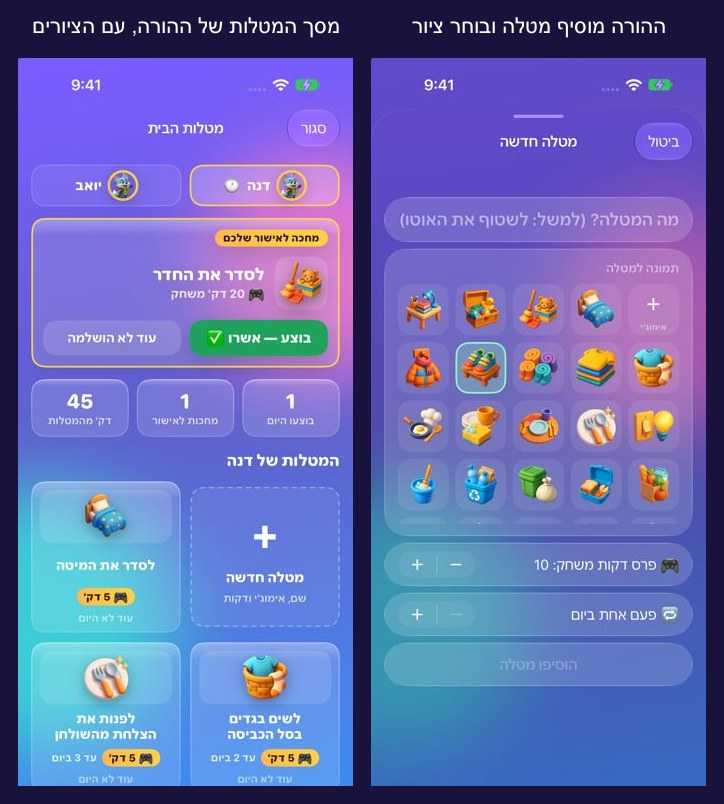
#> input picture reports/chores-picture-picker.jpg, 724 x 804 px
$ python -i remove_white_bg.py   (imports and definitions only)
#> lines starting #> are read from the running program, lines starting #| are printed output that depends on the picture; after the words box and inside, x2 and y2 are one past the last pixel; in counts of white or black regions, pixels touching at a corner belong together
"""Remove leftover white background from character PNGs (keeps the character's
own white, e.g. a panda's body). Flood-fills "background-like" pixels (already
transparent OR opaque near-white) that are connected to the image border.

Setup (one-time):
    python3 -m venv /tmp/rembgenv
    /tmp/rembgenv/bin/pip install numpy scipy pillow
Usage:
    /tmp/rembgenv/bin/python tools/remove_white_bg.py <in_dir> <out_dir>
"""
import os
import sys
import glob
import numpy as np
from PIL import Image
from scipy import ndimage


def clean(src, dst, white_thr=238, alpha_thr=30, halo_thr=224, halo_passes=3):
#> called with src = '../reports/chores-picture-picker.jpg', dst = 'out.png', white_thr = 238, alpha_thr = 30, halo_thr = 224, halo_passes = 3
    im = Image.open(src).convert("RGBA")
    arr = np.array(im)
    r, g, b, al = arr[..., 0], arr[..., 1], arr[..., 2], arr[..., 3]
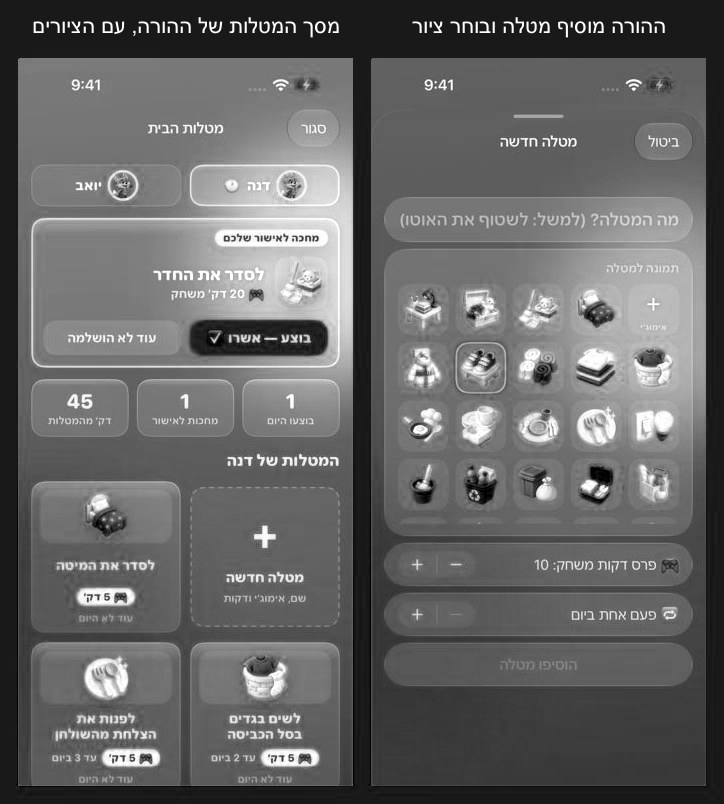
#> r: shape (804, 724); min 0, max 255, mean 102
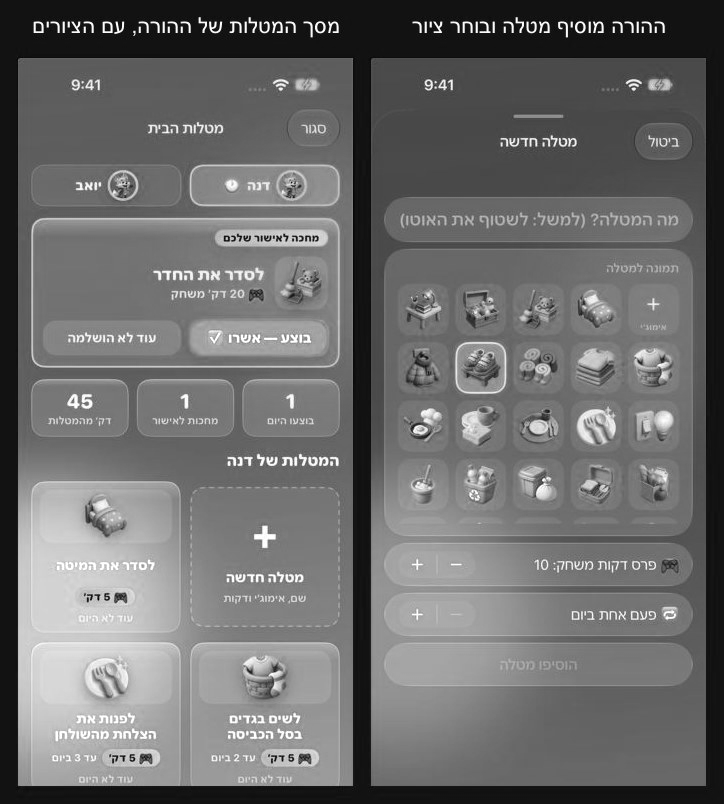
#> g: shape (804, 724); min 0, max 255, mean 108.3
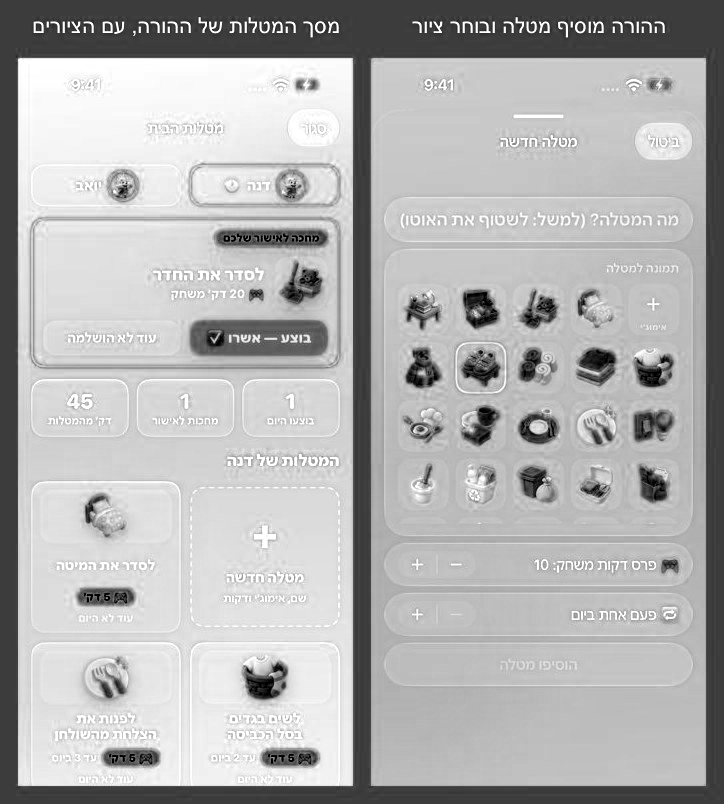
#> b: shape (804, 724); min 0, max 255, mean 178.2
#> al: shape (804, 724); every value is 255
    near_white = (r >= white_thr) & (g >= white_thr) & (b >= white_thr)
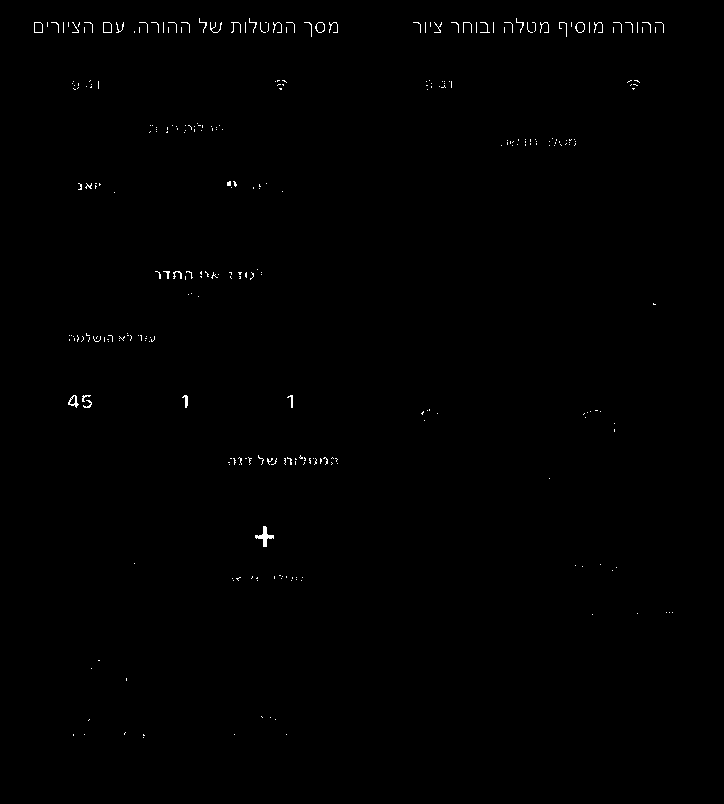
#> near_white: shape (804, 724) bool; 0.38% white in thin lines or dots, all inside (x1, y1, x2, y2) = (34, 18, 673, 738)
    # Step 1: flood-fill border-connected background (transparent OR opaque white).
    bg_like = (al < alpha_thr) | ((al >= alpha_thr) & near_white)
    lbl, _ = ndimage.label(bg_like)
#> lbl: shape (804, 724) int32; 472 distinct labels, from 0 to 471
    border = np.unique(np.concatenate([lbl[0, :], lbl[-1, :], lbl[:, 0], lbl[:, -1]]))
#> border = [0]
    border = border[border != 0]
#> border = empty array
    bgmask = np.isin(lbl, border)
#> bgmask: shape (804, 724) bool; every value is 0
    arr[..., 3] = np.where(bgmask, 0, arr[..., 3])

    # Step 2: de-halo. The anti-aliased edge leaves a thin grayish-white fringe
    # (rgb ~224+, near-neutral) that survives step 1. Peel any such pixel that
    # touches a transparent neighbour, a few pixels deep. Interior white (a
    # panda's body, a zebra) is never adjacent to transparency, so it stays.
    for _ in range(halo_passes):
        a = arr[..., 3]
        transparent = a < alpha_thr
        adj = ndimage.binary_dilation(transparent)  # pixels next to transparency
        rgb = arr[..., :3].astype(np.int16)
        rgbmin = rgb.min(axis=2)
        rgbmax = rgb.max(axis=2)
        fringe = adj & (~transparent) & (rgbmin >= halo_thr) & ((rgbmax - rgbmin) <= 22)
        arr[..., 3] = np.where(fringe, 0, arr[..., 3])
#> this loop made 3 passes
#> pass 1, in clean, `rgbmin = rgb.min(axis=2)`:
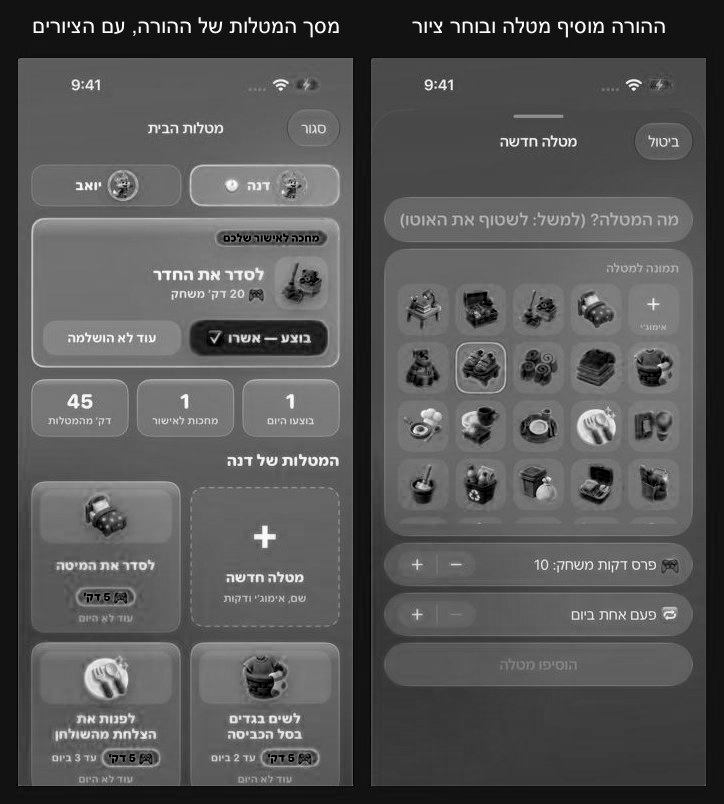
#> rgbmin: shape (804, 724) int16; min 0, max 255, mean 86.1
#> pass 1, in clean, `rgbmax = rgb.max(axis=2)`:
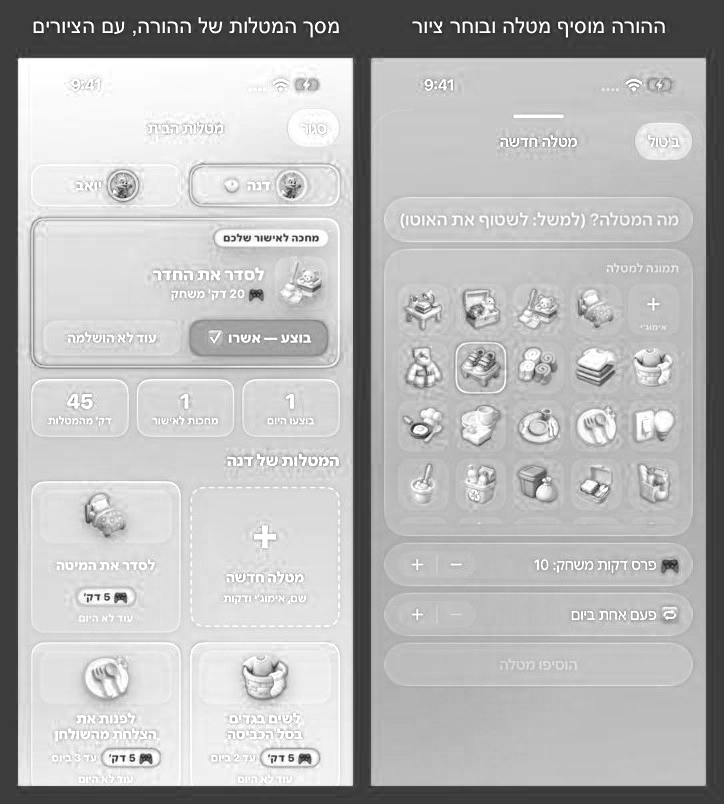
#> rgbmax: shape (804, 724) int16; min 22, max 255, mean 183.6

    Image.fromarray(arr).save(dst)
    print("cleaned", os.path.basename(dst))


# [5 lines not run here, left out]

>>> result = clean('../reports/chores-picture-picker.jpg', 'out.png')

$ run again, on reports/android-sasha-all.jpg
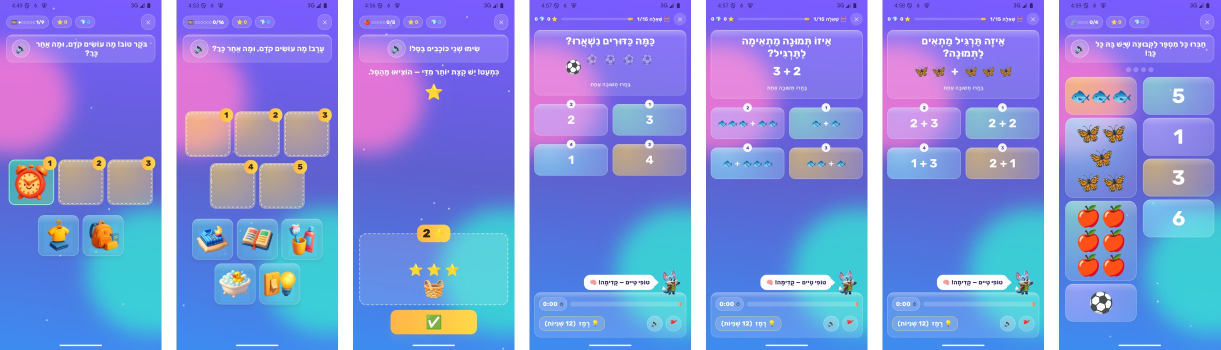
#> input picture reports/android-sasha-all.jpg, 2441 x 700 px (shown at 1/2 size)
#> al: shape (700, 2441); every value is 255
#> near_white: shape (700, 2441) bool; 8.5% white; 578 white regions (408 under 20 px), largest, box (x1, y1, x2, y2) and area: (1382, 0, 1412, 700) 20756, (2088, 0, 2118, 700) 20735, (676, 0, 706, 700) 20732
#> in clean, `lbl, _ = ndimage.label(bg_like)`:
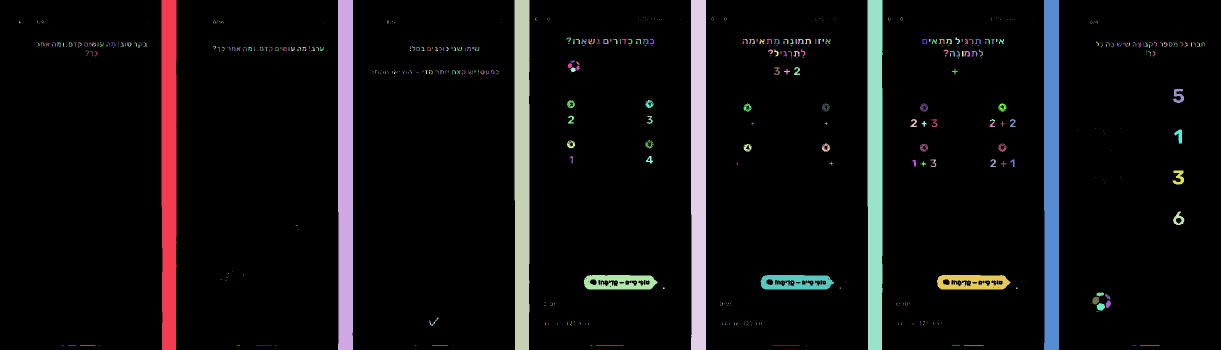
#> lbl: shape (700, 2441) int32 (shown at 1/2 size); 722 distinct labels, from 0 to 721; one colour per label, 0 black
#> in clean, `border = np.unique(np.concatenate([lbl[0, :], lbl[-1, :], lbl[:, 0], l..`: border = [0, 1, 2, 3, 4, 5, 6]
#> in clean, `border = border[border != 0]`: border = [1, 2, 3, 4, 5, 6]
#> bgmask: shape (700, 2441) bool; 7.2% white; 6 white regions, box (x1, y1, x2, y2) and area: (1382, 0, 1412, 700) 20756, (2088, 0, 2118, 700) 20735, (676, 0, 706, 700) 20732, (1029, 0, 1059, 700) 20519, (1735, 0, 1765, 700) 20508, (323, 0, 353, 700) 20415
#> after the loop in clean, `for _ in range(halo_passes):`:
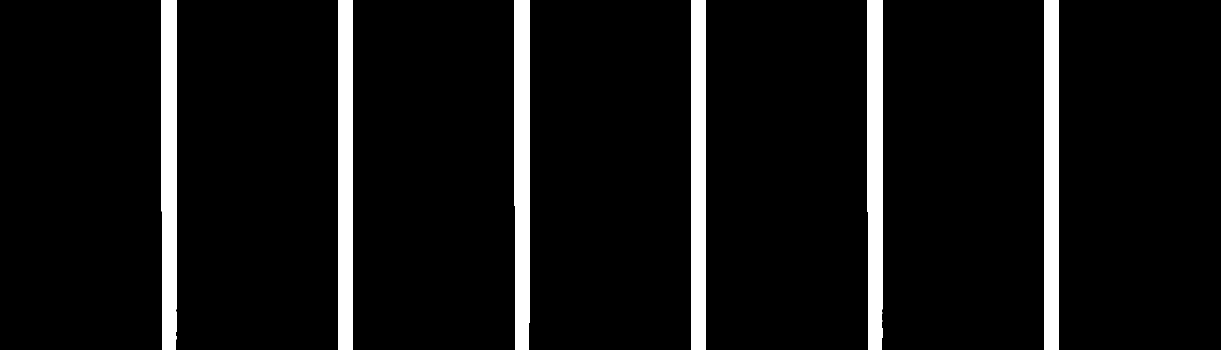
#> transparent: shape (700, 2441) bool (shown at 1/2 size); 7.3% white; 6 white regions, box (x1, y1, x2, y2) and area: (1382, 0, 1412, 700) 20826, (676, 0, 706, 700) 20809, (2088, 0, 2118, 700) 20802, (323, 0, 353, 700) 20690, (1735, 0, 1765, 700) 20667, (1029, 0, 1059, 700) 20658

$ run again, on reports/chooser-quiz-tile.jpg
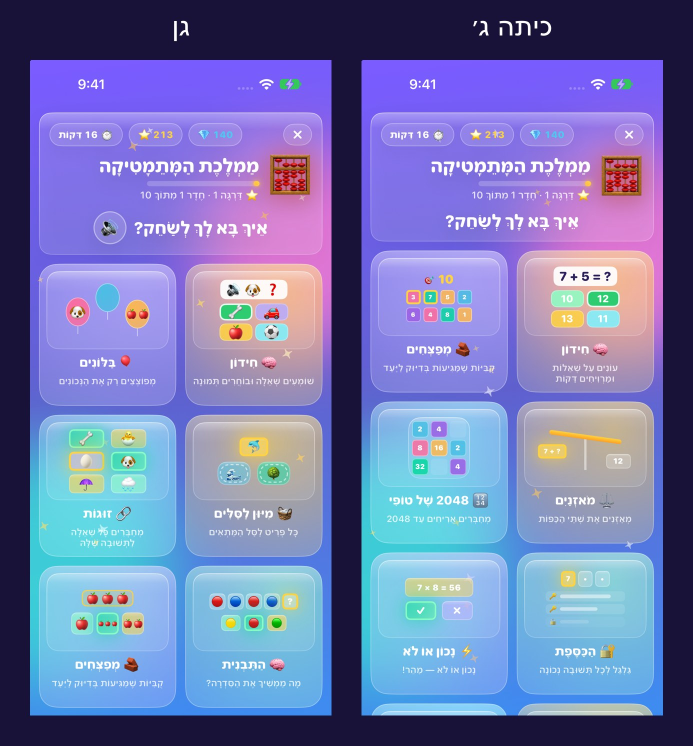
#> input picture reports/chooser-quiz-tile.jpg, 1386 x 1491 px (shown at 1/2 size)
#> al: shape (1491, 1386); every value is 255
#> near_white: shape (1491, 1386) bool; 1.3% white; 450 white regions (258 under 20 px), largest, box (x1, y1, x2, y2) and area: (1108, 533, 1234, 572) 3781, (441, 560, 574, 598) 3454, (1031, 42, 1061, 71) 331
#> in clean, `lbl, _ = ndimage.label(bg_like)`:
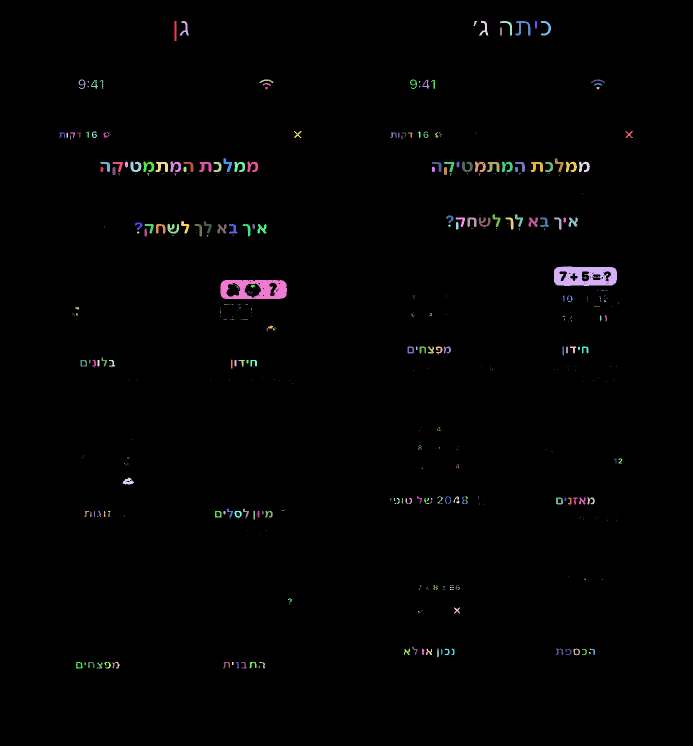
#> lbl: shape (1491, 1386) int32 (shown at 1/2 size); 516 distinct labels, from 0 to 515; one colour per label, 0 black
#> in clean, `border = np.unique(np.concatenate([lbl[0, :], lbl[-1, :], lbl[:, 0], l..`: border = [0]
#> in clean, `border = border[border != 0]`: border = empty array
#> bgmask: shape (1491, 1386) bool; every value is 0
#> the loop in clean, `for _ in range(halo_passes):` made 3 passes
#> pass 1, in clean, `rgbmax = rgb.max(axis=2)`:
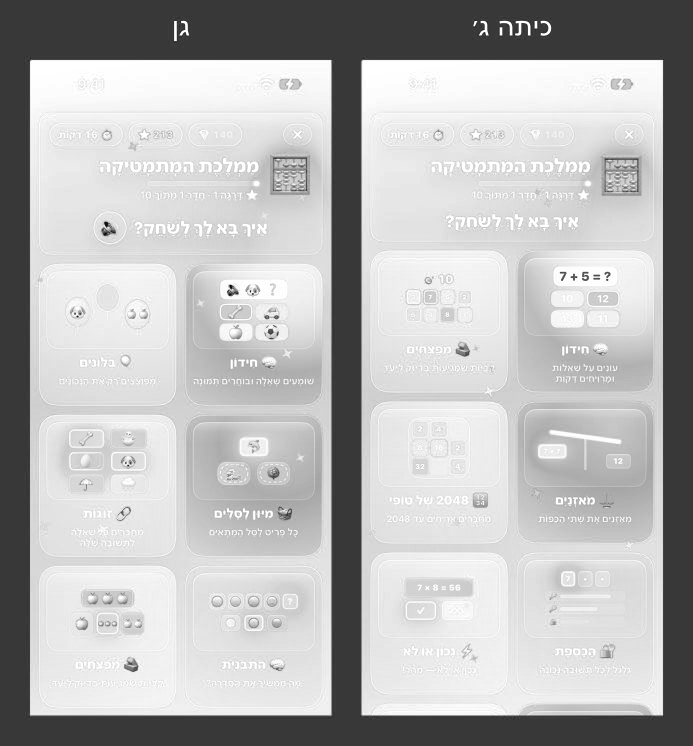
#> rgbmax: shape (1491, 1386) int16 (shown at 1/2 size); min 2, max 255, mean 183.6

$ run again, on reports/chores-android-parent.jpg
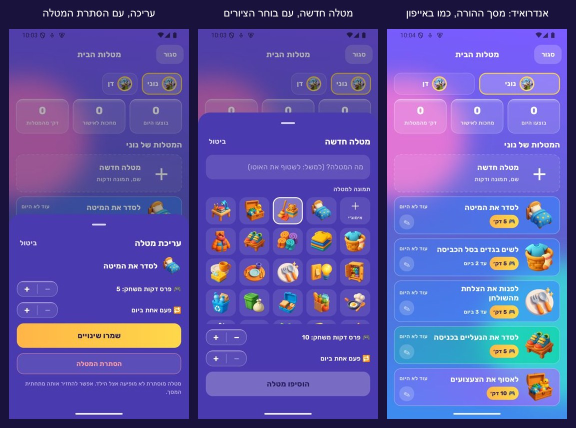
#> input picture reports/chores-android-parent.jpg, 1152 x 856 px (shown at 1/2 size)
#> al: shape (856, 1152); every value is 255
#> in clean, `near_white = (r >= white_thr) & (g >= white_thr) & (b >= white_thr)`:
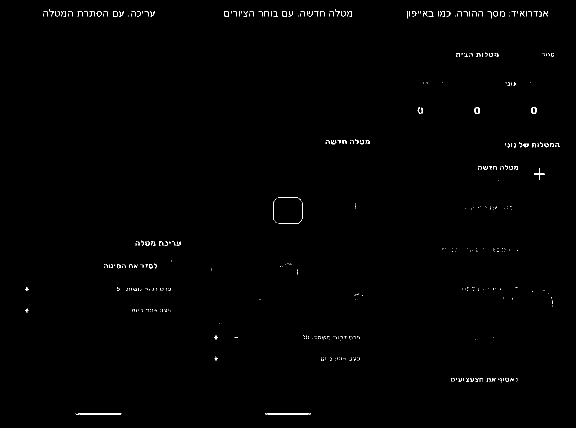
#> near_white: shape (856, 1152) bool (shown at 1/2 size); 0.45% white in thin lines or dots, all inside (x1, y1, x2, y2) = (50, 18, 1119, 829)
#> lbl: shape (856, 1152) int32; 714 distinct labels, from 0 to 713
#> in clean, `border = np.unique(np.concatenate([lbl[0, :], lbl[-1, :], lbl[:, 0], l..`: border = [0]
#> in clean, `border = border[border != 0]`: border = empty array
#> bgmask: shape (856, 1152) bool; every value is 0
#> the loop in clean, `for _ in range(halo_passes):` made 3 passes
#> pass 1, in clean, `rgbmax = rgb.max(axis=2)`:
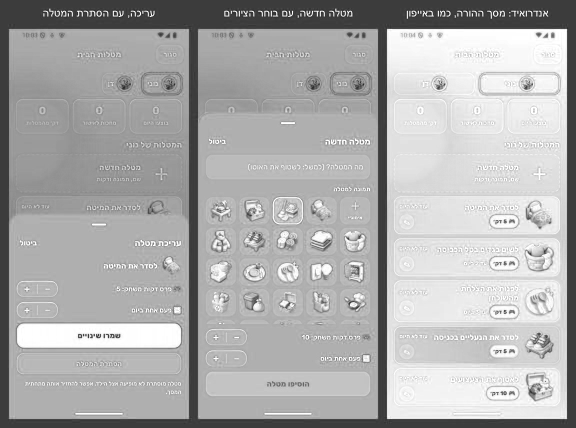
#> rgbmax: shape (856, 1152) int16 (shown at 1/2 size); min 8, max 255, mean 173
